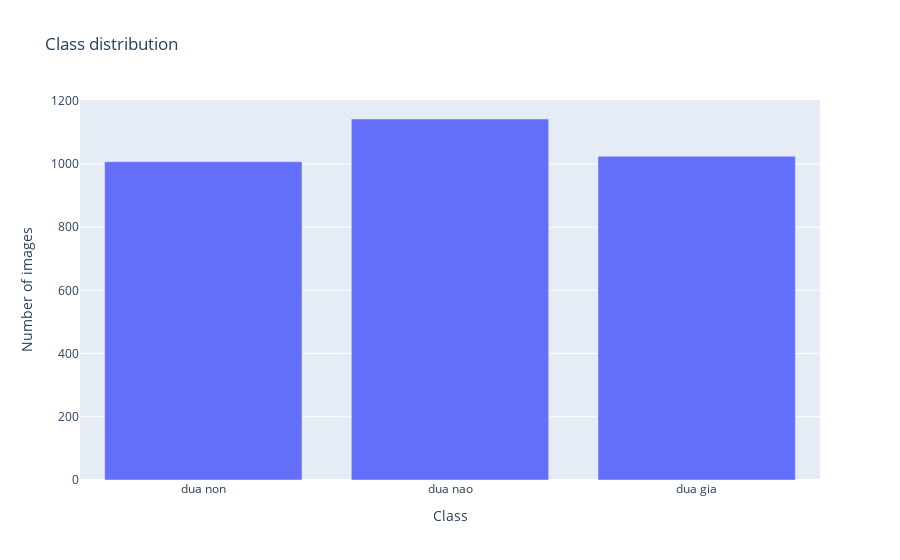

Source (notebook cell):
### Markdown cell above
### Data and information visualization

### Code cell
import os
import plotly.graph_objs as go

base_folder = r'C:\Users\ACER\Desktop\Coconut-Mature-Classification'
subfolders = ['dua non', 'dua nao', 'dua gia']
image_counts = []

# Đếm số lượng ảnh trong mỗi thư mục
for folder in subfolders:
    folder_path = os.path.join(base_folder, folder)
    image_count = len([f for f in os.listdir(folder_path) if f.endswith('.jpg')])  
    image_counts.append(image_count)

# Tạo biểu đồ cột để trực quan hóa số lượng ảnh
fig = go.Figure(data=[go.Bar(x=subfolders, y=image_counts)])
fig.update_layout(title='Class distribution',
                  xaxis_title='Class',
                  yaxis_title='Number of images')

fig.show()

### Figure 1 — Plotly figure (JSON) as saved in the notebook; plotly's stock layout.template omitted (floating-point values rounded to 4 significant figures)
{"data": [{"type": "bar", "x": ["dua non", "dua nao", "dua gia"], "y": [1007, 1142, 1024]}], "layout": {"title": {"text": "Class distribution"}, "xaxis": {"title": {"text": "Class"}}, "yaxis": {"title": {"text": "Number of images"}}}}
